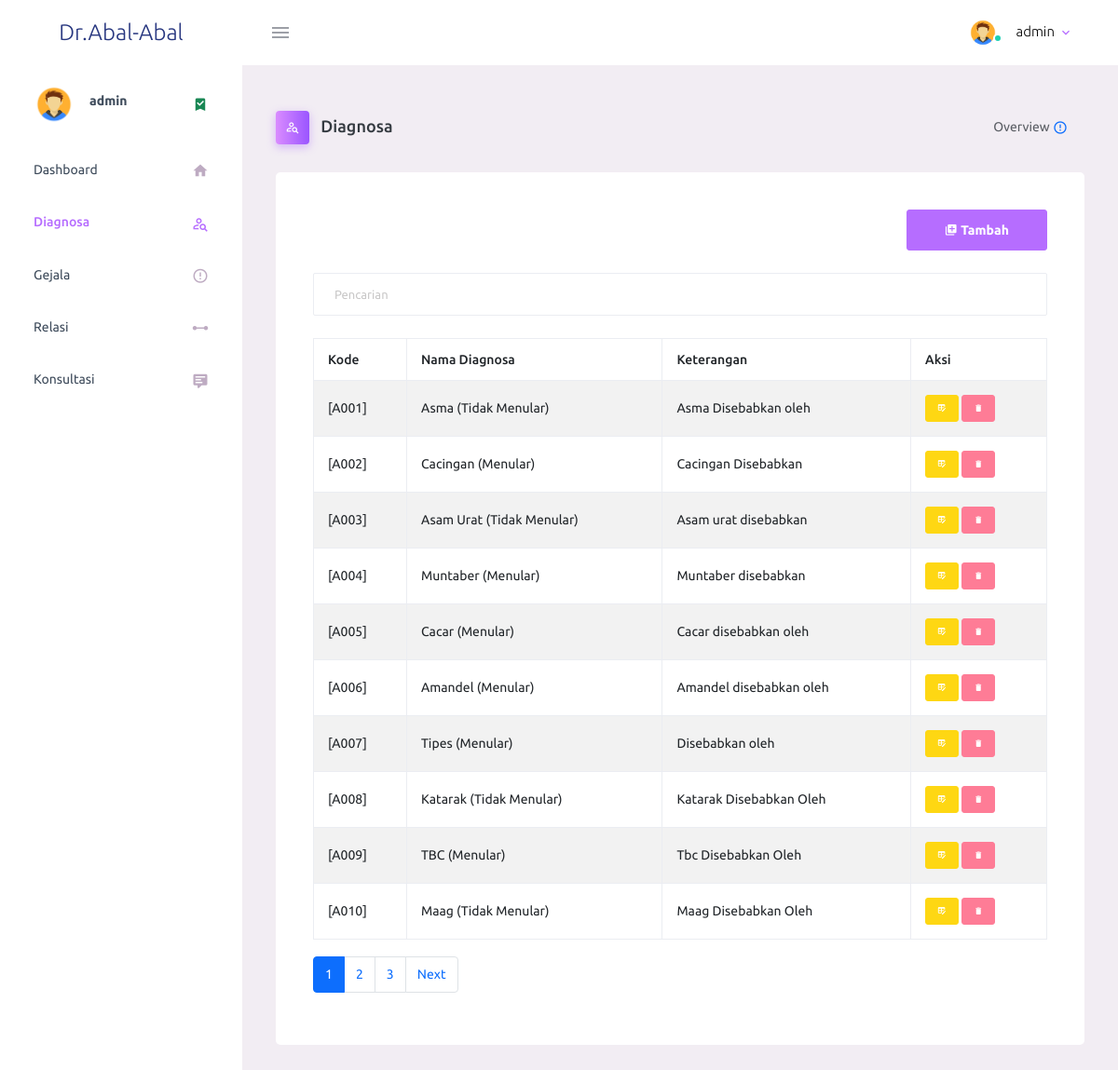
Screenshot of /diagnosa.php (signed in) with the database file from the repository.
### tables this page shows
CREATE TABLE `tb_diagnosa` (
  `kode_diagnosa` varchar(16) NOT NULL,
  `nama_diagnosa` varchar(256) NOT NULL,
  `keterangan` text NOT NULL
);

### config.php (called while the page is built)
<?php
$config["server"]='localhost';
$config["username"]='root';
$config["password"]='';
$config["database_name"]='db_sp';

### functions.php (called while the page is built, shortened)
<?php
include 'config.php';
include 'includes/db.php';
$db = new DB($config['server'], $config['username'], $config['password'], $config['database_name']);

### includes/db.php (called while the page is built, shortened)
<?php
class DB{
    var $conn = null;
    public function __construct($host, $username, $passwd, $dbname){
        $this->conn = mysqli_connect($host, $username, $passwd, $dbname);
    }
    public function query($sql){
        $query = mysqli_query($this->conn, $sql) or die('<pre>Error mysqli_query: ' . mysqli_error($this->conn) . '<br />' . $sql . '</pre>');
        return $query;
    }
    public function get_results($sql){
        $query = $this->query($sql);
        $arr = array();
        while($row = mysqli_fetch_object($query)){
            $arr[] = $row;
        }
        return $arr;
    }
    public function get_var($sql){
        $query = $this->query($sql);
        $row = mysqli_fetch_row($query);
        return $row[0];
    }
}

### diagnosa.php (the view, shortened to what this page needs)
<?php
include "functions.php";
function countData($q)
{
    global $db;
    $count = $db->get_var("SELECT COUNT(*) FROM tb_diagnosa WHERE kode_diagnosa LIKE '%$q%' OR nama_diagnosa LIKE '%$q%'");
    return $count;
}
function getWords($string, $limit)
{
    $words = explode(' ', $string);
    $words = array_slice($words, 0, $limit);
    $result = implode(' ', $words);
    return $result;
}
$page = isset($_GET['page']) ? intval($_GET['page']) : 1;
$limit = 10;
$q = isset($_GET['q']) ? esc_field($_GET['q']) : '';
$totalData = countData($q);
$totalPages = ceil($totalData / $limit);
$offset = ($page - 1) * $limit;
$rows = $db->get_results("SELECT * FROM tb_diagnosa
                        WHERE kode_diagnosa LIKE '%$q%' OR nama_diagnosa LIKE '%$q%'
                        ORDER BY kode_diagnosa ASC
                        LIMIT $offset, $limit");
?>
<!DOCTYPE html>
<html lang="en">
<head>
    <link rel="stylesheet" href="admin/assets/vendors/mdi/css/materialdesignicons.min.css">
    <link rel="stylesheet" href="admin/assets/vendors/css/vendor.bundle.base.css">
    <link rel="stylesheet" href="admin/assets/css/style.css">
</head>
<body>
    <?php require "partials/navbar.php"; ?>
    <div class="container-fluid page-body-wrapper">
        <?php require "partials/sidebar.php"; ?>
        <div class="main-panel">
            <div class="content-wrapper">
                <div class="page-header">
                    <h3 class="page-title">
                        <span class="page-title-icon bg-gradient-primary text-white me-2">
                            <i class="mdi mdi-account-search-outline"></i>
                        </span> Diagnosa
                    </h3>
                    <nav aria-label="breadcrumb">
                        <ul class="breadcrumb">
                            <li class="breadcrumb-item active" aria-current="page">
                                <span></span>Overview <i class="mdi mdi-alert-circle-outline icon-sm text-primary align-middle"></i>
                            </li>
                        </ul>
                    </nav>
                </div>
                <div class="row">
                    <div class="panel panel-default">
                        <div class="col-lg-12 grid-margin stretch-card">
                            <div class="card">
                                <div class="card-body">
                                    <div class="panel-heading">
                                        <form class="form-inline">
                                            <div class="form-group" style="float:right;">
                                                <a class="btn btn-primary" href="diagnosa_tambah.php"><span class="mdi mdi-library-plus"></span> Tambah</a>
                                            </div>
                                            <div class="form-group">
                                                <input class="form-control" type="text" placeholder="Pencarian" name="q" value="<?= $_GET['q'] ?>" />
                                            </div>
                                        </form>
                                    </div>
                                    <div class="table-responsive">
                                        <table class="table table-bordered table-hover table-striped">
                                            <thead>
                                                <tr class="">
                                                    <th>Kode</th>
                                                    <th>Nama Diagnosa</th>
                                                    <th>Keterangan</th>
                                                    <th>Aksi</th>
                                                </tr>
                                            </thead>
                                            <?php foreach ($rows as $row) : ?>
                                                <tr>
                                                    <td><?= $row->kode_diagnosa ?></td>
                                                    <td><?= $row->nama_diagnosa ?></td>
                                                    <td><?= getWords($row->keterangan, 20) ?></td>
                                                    <td class="nw">
                                                        <a class="btn btn-xs btn-warning" href="diagnosa_ubah.php?ID=<?= $row->kode_diagnosa ?>"><span class="mdi mdi-table-edit"></span></a>
                                                        <a class="btn btn-xs btn-danger" href="aksi.php?act=diagnosa_hapus&ID=<?= $row->kode_diagnosa ?>" onclick="return confirm('Hapus data?')"><span class="mdi mdi-delete"></span></a>
                                                    </td>
                                                </tr>
                                            <?php endforeach; ?>
                                        </table>
                                    </div>
                                    <br>
                                    <div class="text-center">
                                        <ul class="pagination">
                                            <?php if ($totalPages > 1) : ?>
                                                <?php for ($i = 1; $i <= $totalPages; $i++) : ?>
                                                    <li class="page-item <?= ($i == $page) ? 'active' : '' ?>"><a class="page-link" href="?q=<?= $q ?>&page=<?= $i ?>"><?= $i ?></a></li>
                                                <?php endfor; ?>
                                                <?php if ($page < $totalPages) : ?>
                                                    <li class="page-item"><a class="page-link" href="?q=<?= $q ?>&page=<?= ($page + 1) ?>">Next</a></li>
                                                <?php endif; ?>
                                            <?php endif; ?>
                                        </ul>
                                    </div>
                                </div>
                            </div>
                        </div>
                    </div>
                </div>
            </div>
        </div>
    </div>
</body>
</html>

### partials/navbar.php (shortened to what this page needs)
<nav class="navbar default-layout-navbar col-lg-12 col-12 p-0 fixed-top d-flex flex-row">
    <div class="text-center navbar-brand-wrapper d-flex align-items-center justify-content-center">
        <a class="navbar-brand brand-logo" href="dashboard.php">Dr.Abal-Abal</a>
    </div>
    <div class="navbar-menu-wrapper d-flex align-items-stretch">
        <button class="navbar-toggler navbar-toggler align-self-center" type="button" data-toggle="minimize">
            <span class="mdi mdi-menu"></span>
        </button>
        <ul class="navbar-nav navbar-nav-right">
            <li class="nav-item nav-profile dropdown">
                <a class="nav-link dropdown-toggle" id="profileDropdown" href="#" data-bs-toggle="dropdown" aria-expanded="false">
                    <div class="nav-profile-img">
                        <img src="admin/assets/images/user_img.png" alt="image">
                        <span class="availability-status online"></span>
                    </div>
                    <div class="nav-profile-text">
                        <p class="mb-1 text-black"><?= $_SESSION['login'] ?></p>
                    </div>
                </a>
            </li>
        </ul>
    </div>
</nav>

### partials/sidebar.php (shortened to what this page needs)
<nav class="sidebar sidebar-offcanvas" id="sidebar">
    <ul class="nav">
        <li class="nav-item nav-profile">
            <a href="#" class="nav-link">
                <div class="nav-profile-image">
                    <img src="admin/assets/images/user_img.png" alt="profile">
                </div>
                <div class="nav-profile-text d-flex flex-column">
                    <span class="font-weight-bold mb-2"><?= $_SESSION['login'] ?></span>
                </div>
                <i class="mdi mdi-bookmark-check text-success nav-profile-badge"></i>
            </a>
        </li>
        <li class="nav-item">
            <a class="nav-link" href="dashboard.php">
                <span class="menu-title">Dashboard</span>
                <i class="mdi mdi-home menu-icon"></i>
            </a>
        </li>
        <li class="nav-item">
            <a class="nav-link" href="diagnosa.php">
                <span class="menu-title">Diagnosa</span>
                <i class="mdi mdi-account-search-outline menu-icon"></i>
            </a>
        </li>
        <li class="nav-item">
            <a class="nav-link" href="gejala.php">
                <span class="menu-title">Gejala</span>
                <i class="mdi mdi-alert-circle-outline menu-icon"></i>
            </a>
        </li>
        <li class="nav-item">
            <a class="nav-link" href="relasi.php">
                <span class="menu-title">Relasi</span>
                <i class="mdi mdi-ray-start-end menu-icon"></i>
            </a>
        </li>
        <li class="nav-item">
            <a class="nav-link" href="konsultasi.php">
                <span class="menu-title">Konsultasi</span>
                <i class="mdi mdi-comment-text menu-icon"></i>
            </a>
        </li>
    </ul>
</nav>

### rows the page displays
tb_diagnosa: kode_diagnosa "[A001]", nama_diagnosa "Asma (Tidak Menular)", keterangan "Asma Disebabkan oleh"
tb_diagnosa: kode_diagnosa "[A002]", nama_diagnosa "Cacingan (Menular)", keterangan "Cacingan Disebabkan"
tb_diagnosa: kode_diagnosa "[A003]", nama_diagnosa "Asam Urat (Tidak Menular)", keterangan "Asam urat disebabkan"
tb_diagnosa: kode_diagnosa "[A004]", nama_diagnosa "Muntaber (Menular)", keterangan "Muntaber disebabkan"
tb_diagnosa: kode_diagnosa "[A005]", nama_diagnosa "Cacar (Menular)", keterangan "Cacar disebabkan oleh"
tb_diagnosa: kode_diagnosa "[A006]", nama_diagnosa "Amandel (Menular)", keterangan "Amandel disebabkan oleh"
tb_diagnosa: kode_diagnosa "[A007]", nama_diagnosa "Tipes (Menular)", keterangan "Disebabkan oleh"
tb_diagnosa: kode_diagnosa "[A008]", nama_diagnosa "Katarak (Tidak Menular)", keterangan "Katarak Disebabkan Oleh"
tb_diagnosa: kode_diagnosa "[A009]", nama_diagnosa "TBC (Menular)", keterangan "Tbc Disebabkan Oleh"
tb_diagnosa: kode_diagnosa "[A010]", nama_diagnosa "Maag (Tidak Menular)", keterangan "Maag Disebabkan Oleh"

### other values shown
$_SESSION['login'] "admin"
